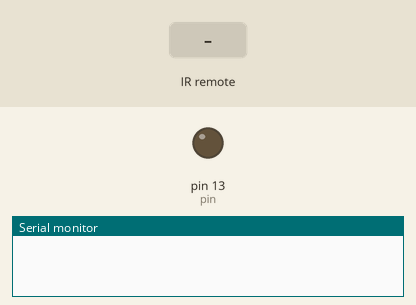
Recording of a sketch running on a simulated Arduino Uno, built with avr-gcc and run on an emulated ATmega328P. Parts: output pins drawn as LEDs (lit = HIGH), the last lines printed to the serial monitor. Inputs (shaded band) come from the test bench.

Above: at 1.2 s.
1.3 s: infrared code 0xFFFFFFFF received
At 2.6 s:
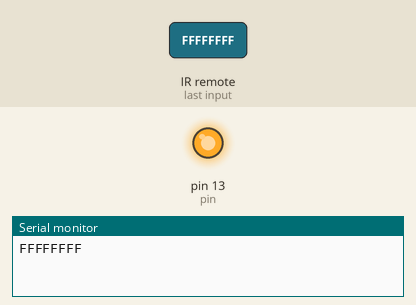
Timing chart, 0 to 4.3 s (numbered marks = the images above; inputs shaded):
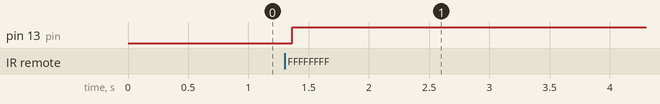

The sketch:

KY022_IF_Receiver.ino
```cpp
#include <IRremote.h>                       //Librería para IR

int SENSOR = 11;                            //Pin KY022 a PIN11 Digital
int pin = 13;
int flag = 1;

IRrecv irrecv(SENSOR);                   //Se reciben paquetes remotos IR por medio del objeto irrecv
decode_results resultado;

void setup() {
  Serial.begin(9600);                     //Iniciando puerto serial en 9600 bauds
  pinMode(pin,OUTPUT);
  irrecv.enableIRIn();                    // Habilita la recepción de datos
}

void loop() {
  if (irrecv.decode(&resultado)) {          // Cuando se recibe un código, la información se almacena en "resultados".
    delay(60);   // impresión de los valores recibidos en formato hexadecimal
    if (resultado.value == 0xFFFFFFFF && flag == 1) {
    digitalWrite(pin,HIGH);
    flag = 0;
    }
    else if (resultado.value == 0xFFFFFFFF && flag == 0) {
    digitalWrite(pin,LOW);
    flag = 1;
    }
    Serial.println(resultado.value, HEX);
    irrecv.resume();                      // Después de recibir, se debe llamar a este para restablecer el receptor y prepararlo para recibir otro código
  }
  delay (100);                            // espera para el siguiente valor
}
```

Measured:
- after the input at 1.3 s, pin 13 (pin): LOW → HIGH after 0.06 s
